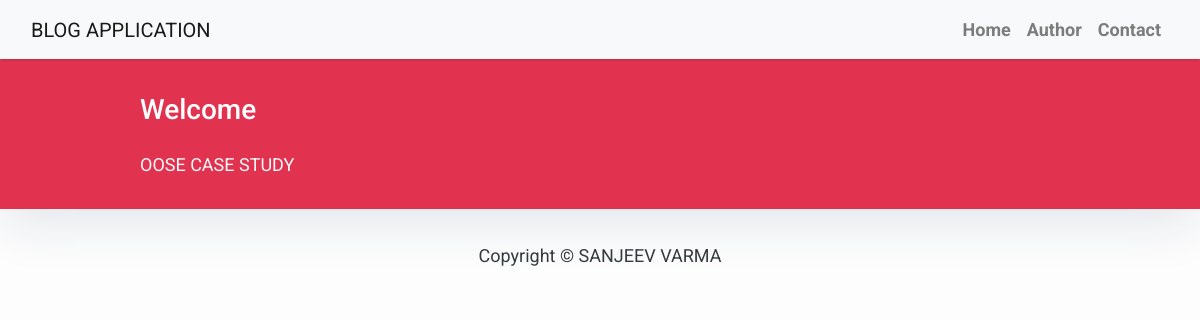
Before: / with the older database file.
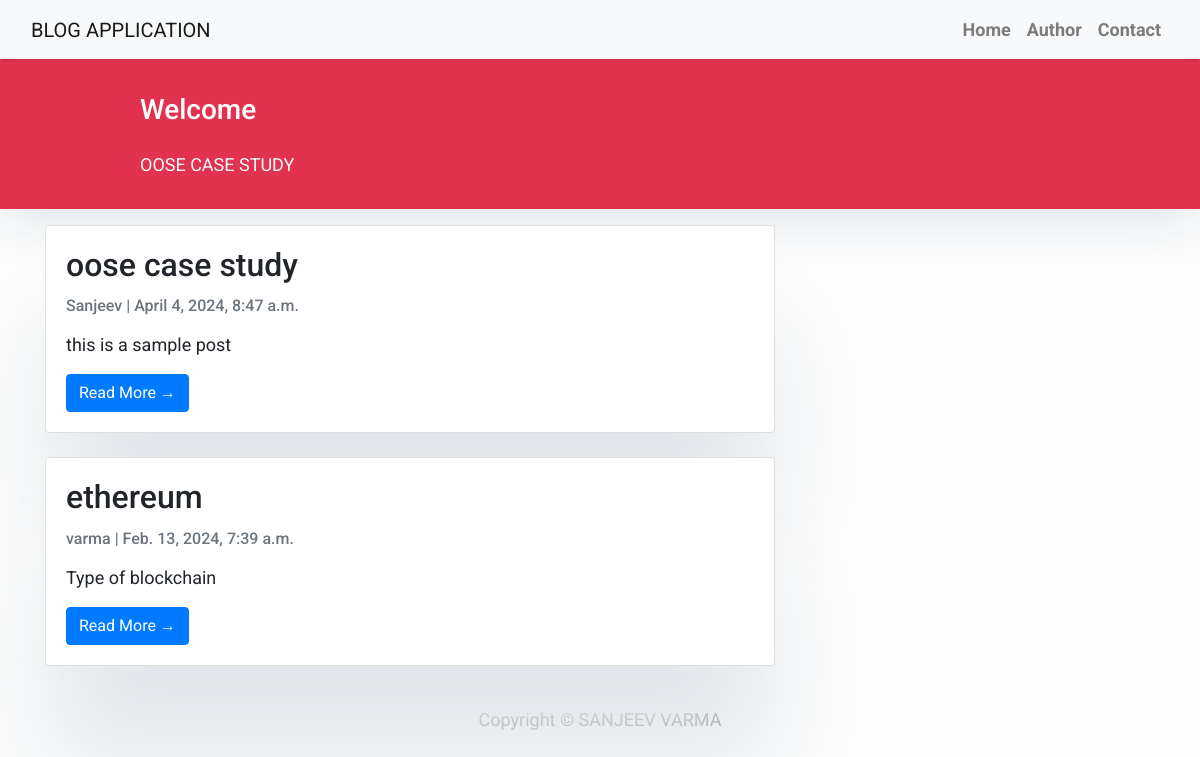
After: the same page with the newer database file.
### blog/models.py (models this page shows, shortened)
class Post(models.Model):
    title = models.CharField(max_length=100, unique=True)
    slug = models.SlugField(max_length=100, unique=True)
    author = models.ForeignKey(User, on_delete=models.CASCADE, related_name='blog_posts')
    updated_on = models.DateTimeField(auto_now=True)
    content = RichTextField()
    created_on = models.DateTimeField(auto_now_add=True)
    status = models.IntegerField(choices=STATUS, default=0)
    class Meta:
        ordering = ['-created_on']

### blog/views.py (the view)
# urls.py: path('', views.PostList.as_view(), name='home'),
class PostList(generic.ListView):
    queryset = Post.objects.filter(status=1).order_by('-created_on')
    template_name = 'index.html'

### blog/templates/index.html (shortened to what this page needs)
{% extends "base.html" %}
{% block content %}
<header class="masthead">
    <div class="container">
        <div class="row">
            <div class=" col-md-8 col-md-10 mx-auto">
                <div class="site-heading">
                    <h3 class=" site-heading my-4 mt-3 text-white"> Welcome  </h3>
                    <p class="text-light">OOSE CASE STUDY &nbsp
                    </p>
                </div>
            </div>
        </div>
    </div>
</header>
<div class="container">
    <div class="row">
        <div class="col-md-8 mt-3 left">
            {% for post in post_list %}
            <div class="card mb-4">
                <div class="card-body">
                    <h2 class="card-title">{{ post.title }}</h2>
                    <p class="card-text text-muted h6">{{ post.author }} | {{ post.created_on }}</p>
                    <p class="card-text">{{ post.content|truncatechars:200|safe }}</p>
                    <a href="{% url 'post_detail' post.slug %}" class="btn btn-primary">Read More &rarr;</a>
                </div>
            </div>
            {% endfor %}
        </div>
    </div>
</div>
{% endblock %}

### blog/templates/base.html (shortened to what this page needs)
<!DOCTYPE html>
<html lang="en">
<head>
    <link rel="stylesheet" href="https://maxcdn.bootstrapcdn.com/bootstrap/4.0.0/css/bootstrap.min.css"
 />
    </head>
    <body>
               <nav class="navbar navbar-expand-lg navbar-light bg-light shadow" id="mainNav">
                <div class="container-fluid">
                    <a class="navbar-brand" href="{% url 'home' %}">BLOG APPLICATION</a>
                    <div class="collapse navbar-collapse" id="navbarResponsive">
                        <ul class="navbar-nav ml-auto">
                            <li class="nav-item text-black">
                                <a class="nav-link text-black font-weight-bold" href="#">Home</a>
                            </li>
                            <li class="nav-item text-black">
                                <a class="nav-link text-black font-weight-bold" href="#">Author</a>
                            </li>
                            <li class="nav-item text-black">
                                <a class="nav-link text-black font-weight-bold" href="#">Contact</a>
                            </li>
                        </ul>
                    </div>
                </div>
            </nav>
            {% block content %}
            {% endblock content %}
            {% block footer %}
            <footer class="py-3 bg-grey">
                <p class="m-0 text-dark text-center ">Copyright &copy; SANJEEV VARMA</p>
            </footer>
            {% endblock footer %}
    </body>
</html>

### blog/templates/base.html (style rules this page uses)
body { font-family: "Roboto",sans-serif ; font-size: 19px; background-color: #fdfdfd; }
.shadow { box-shadow: 0 4px 2px -2px rgba(0, 0, 0, 0.1); }
.masthead { background: #e13350; height: auto; padding-bottom: 15px; box-shadow: 0 16px 48px #E3E7EB; padding-top: 10px; }

### blog/templates/index.html (style rules this page uses)
body { font-family: "Roboto", sans-serif; font-size: 18px; background-color: #fdfdfd; }
.card { box-shadow: 0 100px 100px #E3E7EB; }

Changed rows visible on the page:
added Post: title "oose case study", author "Sanjeev", created_on "April 4, 2024, 8:47 a.m.", content "this is a sample post"
added Post: title "ethereum", author "varma", created_on "Feb. 13, 2024, 7:39 a.m.", content "Type of blockchain"
